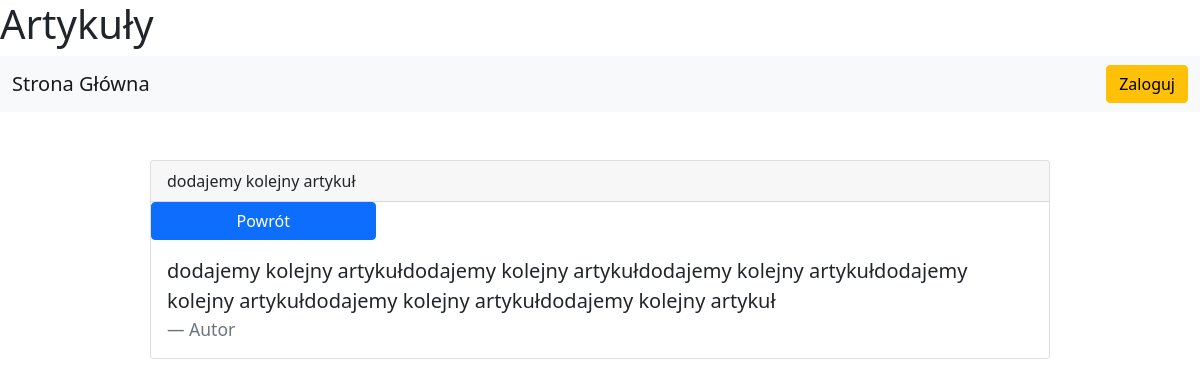
The page /pages/more.php?article=11 on the database its author committed.
### tables this page shows
CREATE TABLE `article` (
  `ID` int(11) NOT NULL,
  `Title` varchar(50) NOT NULL,
  `Content` mediumtext NOT NULL,
  `Stat` tinyint(1) NOT NULL,
  `User_ID` int(11) NOT NULL
);

### pages/more.php (the view, shortened to what this page needs)
<?php
$article_id = $_GET["article"];
?>
<html>
<?php require '../components/head.php' ?>
<body>
    <header>
        <h1>Artykuły</h1>
    </header>
    <?php require '../components/nav.php' ?>
    <section>
        <?php
        require_once "../components/connect.php";
        $conn = new mysqli($host, $db_user, $db_pass, $db_name);
        $article = $conn->query("SELECT Title,Content,Stat FROM article WHERE ID = " . $article_id);
        if ($article->num_rows > 0) {
            while ($art = $article->fetch_assoc()) {
                echo '<br><br><div class="card w-75 m-auto">
                <div class="card-header">' . $art["Title"] . "</div>";
                echo '<a href="./article.php" class="btn btn-primary w-25">Powrót</a>';
                echo '<div class="card-body">
                <blockquote class="blockquote mb-0">
                    <p>' . $art["Content"] . '</p>
                    <footer class="blockquote-footer">Autor</footer>
                </blockquote>
            </div>';
                echo '</div>';
            }
        }
        ?>
    </section>
</body>
</html>

### rows shown on the page
article: Title "dodajemy kolejny artykuł", Content "dodajemy kolejny artykułdodajemy kolejny artykułdodajemy kolejny artykułdodajemy kolejny artykułdodajemy kolejny artykułdodajemy kolejny artykuł"
